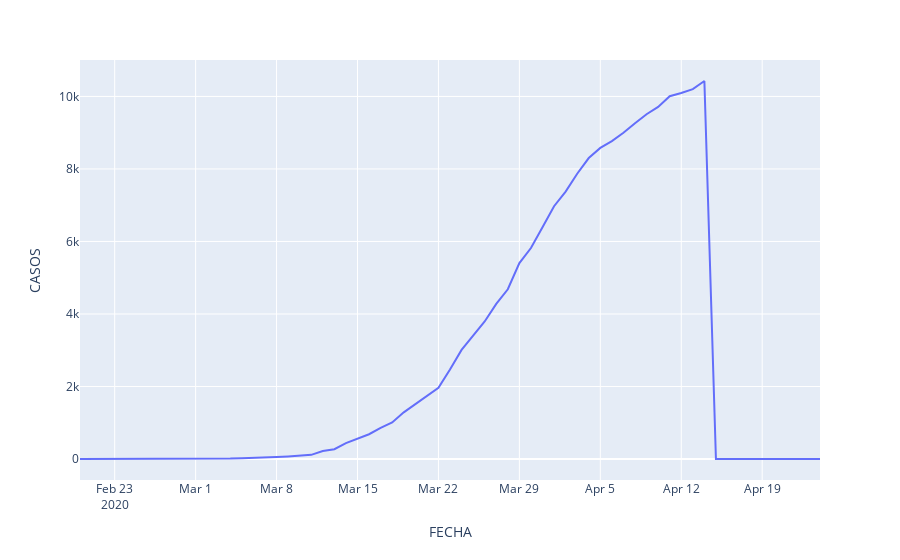

Here is the notebook cell this chart was saved with:
### Code cell
fig = px.line(df_regiones["AN"], x='FECHA', y='CASOS')
fig.show()
